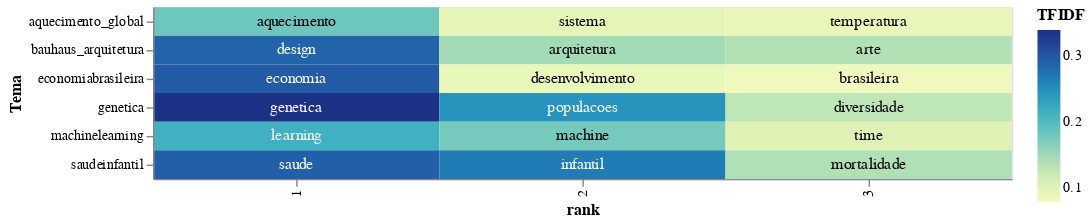

Notebook source saved alongside this figure:
### Code cell
# adding a little randomness to break ties in term ranking
top_tfidf_plusRand = top_tfidf.copy()
top_tfidf_plusRand['TFIDF'] = top_tfidf_plusRand['TFIDF'] + np.random.rand(top_tfidf.shape[0])*0.0001

# base for all visualizations, with rank calculation
base = alt.Chart(top_tfidf_plusRand).encode(
    x = 'rank:O',
    y = 'Tema:N'
).transform_window(
    rank = "rank()",
    sort = [alt.SortField("TFIDF", order="descending")],
    groupby = ["Tema"],
)

# heatmap specification
heatmap = base.mark_rect().encode(
    color = 'TFIDF:Q'
)

# text labels, white for darker heatmap colors
text = base.mark_text(baseline='middle').encode(
    text = 'Termo:N',
    color = alt.condition(alt.datum.TFIDF >= 0.2, alt.value('white'), alt.value('black'))
)

# display the three superimposed visualizations
(heatmap + text).properties(width = 600)

### Figure 1 — Vega-Lite specification as saved in the notebook (floating-point values rounded to 4 significant figures)
{"config": {"view": {"continuousWidth": 400, "continuousHeight": 300}}, "layer": [{"mark": "rect", "encoding": {"color": {"field": "TFIDF", "type": "quantitative"}, "x": {"field": "rank", "type": "ordinal"}, "y": {"field": "Tema", "type": "nominal"}}, "transform": [{"window": [{"op": "rank", "field": "", "as": "rank"}], "groupby": ["Tema"], "sort": [{"field": "TFIDF", "order": "descending"}]}]}, {"mark": {"type": "text", "baseline": "middle"}, "encoding": {"color": {"condition": {"value": "white", "test": "(datum.TFIDF >= 0.2)"}, "value": "black"}, "text": {"field": "Termo", "type": "nominal"}, "x": {"field": "rank", "type": "ordinal"}, "y": {"field": "Tema", "type": "nominal"}}, "transform": [{"window": [{"op": "rank", "field": "", "as": "rank"}], "groupby": ["Tema"], "sort": [{"field": "TFIDF", "order": "descending"}]}]}], "data": {"name": "data-5190abdd6021952a152fd209b28f79a5"}, "width": 600, "$schema": "https://vega.github.io/schema/vega-lite/v4.17.0.json", "datasets": {"data-5190abdd6021952a152fd209b28f79a5": [{"Tema": "aquecimento_global", "Termo": "aquecimento", "TFIDF": 0.1802}, {"Tema": "aquecimento_global", "Termo": "sistema", "TFIDF": 0.09227}, {"Tema": "aquecimento_global", "Termo": "temperatura", "TFIDF": 0.0872}, {"Tema": "bauhaus_arquitetura", "Termo": "design", "TFIDF": 0.2861}, {"Tema": "bauhaus_arquitetura", "Termo": "arquitetura", "TFIDF": 0.1467}, {"Tema": "bauhaus_arquitetura", "Termo": "arte", "TFIDF": 0.1375}, {"Tema": "economiabrasileira", "Termo": "economia", "TFIDF": 0.2946}, {"Tema": "economiabrasileira", "Termo": "desenvolvimento", "TFIDF": 0.08498}, {"Tema": "economiabrasileira", "Termo": "brasileira", "TFIDF": 0.079}, {"Tema": "genetica", "Termo": "genetica", "TFIDF": 0.3386}, {"Tema": "genetica", "Termo": "populacoes", "TFIDF": 0.2449}, {"Tema": "genetica", "Termo": "diversidade", "TFIDF": 0.1288}, {"Tema": "machinelearning", "Termo": "learning", "TFIDF": 0.2132}, {"Tema": "machinelearning", "Termo": "machine", "TFIDF": 0.1756}, {"Tema": "machinelearning", "Termo": "time", "TFIDF": 0.1016}, {"Tema": "saudeinfantil", "Termo": "saude", "TFIDF": 0.2898}, {"Tema": "saudeinfantil", "Termo": "infantil", "TFIDF": 0.2656}, {"Tema": "saudeinfantil", "Termo": "mortalidade", "TFIDF": 0.1396}]}}
